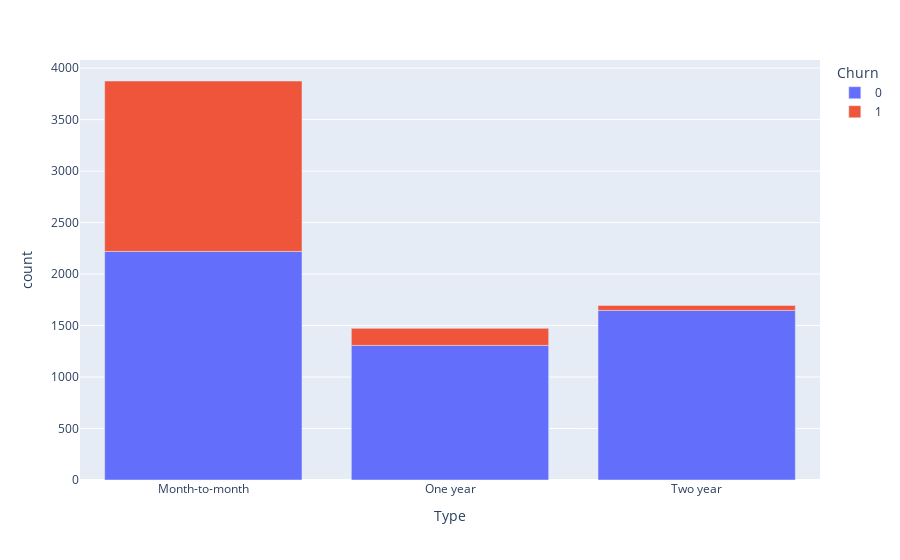

The code cell stored with this chart in its notebook:
### Code cell
grouped_data = df.groupby(['Type','Churn'], observed=True)['TotalCharges'].count().reset_index()
grouped_data = grouped_data.rename(columns={'Type':'Type','TotalCharges':'count'})
px.bar(grouped_data, x='Type', y='count', color='Churn')

### Figure 1 — Plotly figure (JSON) as saved in the notebook; plotly's stock layout.template omitted (floating-point values rounded to 4 significant figures)
{"data": [{"alignmentgroup": "True", "hovertemplate": "Churn=0<br>Type=%{x}<br>count=%{y}<extra></extra>", "legendgroup": "0", "marker": {"color": "#636efa", "pattern": {"shape": ""}}, "name": "0", "offsetgroup": "0", "orientation": "v", "showlegend": true, "textposition": "auto", "type": "bar", "x": ["Month-to-month", "One year", "Two year"], "xaxis": "x", "y": [2220, 1307, 1647], "yaxis": "y"}, {"alignmentgroup": "True", "hovertemplate": "Churn=1<br>Type=%{x}<br>count=%{y}<extra></extra>", "legendgroup": "1", "marker": {"color": "#EF553B", "pattern": {"shape": ""}}, "name": "1", "offsetgroup": "1", "orientation": "v", "showlegend": true, "textposition": "auto", "type": "bar", "x": ["Month-to-month", "One year", "Two year"], "xaxis": "x", "y": [1655, 166, 48], "yaxis": "y"}], "layout": {"autosize": true, "barmode": "relative", "legend": {"title": {"text": "Churn"}, "tracegroupgap": 0}, "margin": {"t": 60}, "xaxis": {"anchor": "y", "autorange": true, "domain": [0, 1], "range": [-0.5, 2.5], "title": {"text": "Type"}, "type": "category"}, "yaxis": {"anchor": "x", "autorange": true, "domain": [0, 1], "range": [0, 4079.0], "title": {"text": "count"}, "type": "linear"}}}
